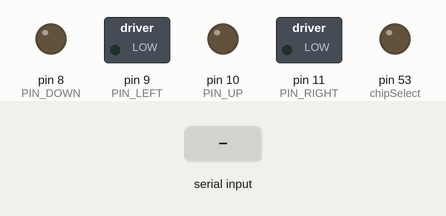
Recording of a sketch running on a simulated Arduino Mega 2560, built with avr-gcc and run on an emulated ATmega2560. Shown: switched loads named in the sketch (green lamp = pin HIGH), output pins drawn as LEDs (lit = HIGH). Dashed ring = blinking. The test bench sets the inputs (shaded band). Storage starts empty.

Above: at 6.2 s.
6.3 s: "90,45,200\n" received over Serial
At 7.1 s:
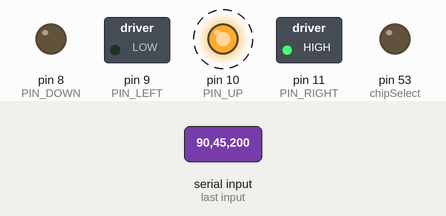
9.3 s: "90,45,200\n" received over the second serial link
At 11.2 s:
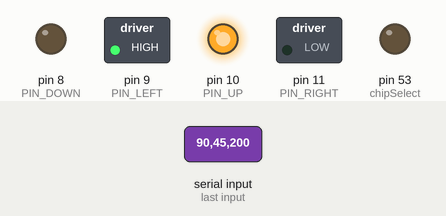
12.3 s: "200\n" received over Serial
At 13.1 s:
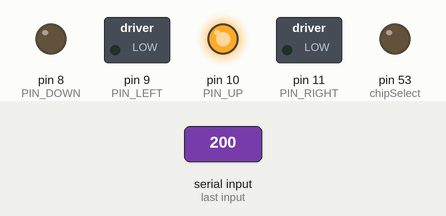
14.9 s: "30,150,10\n" received over Serial
At 16.3 s:
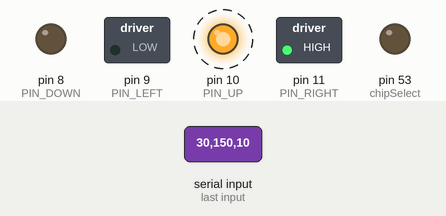
17.9 s: "90,45\n" received over Serial
Timing chart, 0 to 21.9 s (numbered marks = the images above; inputs shaded):
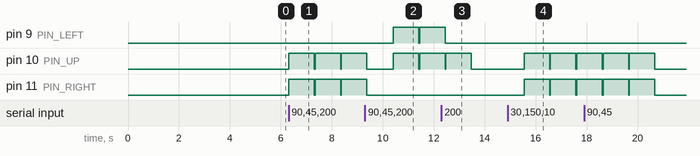

The sketch:

Arduino_Controller_Code.ino
```cpp
#include <SD.h>
#include <SPI.h>
#include <math.h>

// === Control Pins ===
const int PIN_DOWN   = 8;
const int PIN_LEFT   = 9;
const int PIN_UP     = 10;
const int PIN_RIGHT  = 11;

// === Monopulse Tuning Parameters ===
const float theta3dB    = 30.0;
const float thetaSquint = 13.0;
const float km = 2.0 * sqrt(2.0) * (thetaSquint/theta3dB) * log(2.0);

// === Motor Speeds (s/deg) ===
const float ELEV_SEC_PER_DEG = 67.0 / 180.0;
const float AZIM_SEC_PER_DEG = 67.0 / 450.0;

// === SD card ===
const int chipSelect = 53;
bool    sdOK        = false;

// === RSSI & target ===
float g0dBm, g1dBm, g2dBm, g3dBm;
float targetAz, targetEl;

void setup() {
  delay(5000);
  Serial.begin(115200);    // SX1280 #0
  Serial1.begin(115200);   // SX1280 #1
  Serial2.begin(115200);   // SX1280 #2
  Serial3.begin(115200);   // SX1280 #3

  pinMode(PIN_DOWN,  OUTPUT);
  pinMode(PIN_UP,    OUTPUT);
  pinMode(PIN_LEFT,  OUTPUT);
  pinMode(PIN_RIGHT, OUTPUT);
  stopAll();

  pinMode(chipSelect, OUTPUT);
  if (SD.begin(chipSelect)) {
    sdOK = true;
    if (SD.exists("data.txt")) SD.remove("data.txt");
    File f = SD.open("data.txt", FILE_WRITE);
    f.println("time_ms,g0dBm,g1dBm,g2dBm,g3dBm,targetAz,targetEl");
    f.close();
  }
}

void loop() {
  readRSSI();

  // --- flat‐field check: skip if all within 2 dBm ---
  float mx = max( max(g0dBm, g1dBm), max(g2dBm, g3dBm) );
  float mn = min( min(g0dBm, g1dBm), min(g2dBm, g3dBm) );
  if (mx - mn <= 2.0) {
    // all four are within ±2 dBm → ignore and reread
    targetAz = 0;
    targetEl = 0;
    stopAll();

  }
  else{
    computeTarget();
    moveToTarget();
  }


  logData();

  delay(20);  // ~50 Hz
}

void readRSSI() {
  if (Serial.available())   g0dBm = Serial.parseFloat();
  if (Serial1.available())  g1dBm = Serial1.parseFloat();
  if (Serial2.available())  g2dBm = Serial2.parseFloat();
  if (Serial3.available())  g3dBm = Serial3.parseFloat();
}

void computeTarget() {
  float g0 = pow(10.0, g0dBm/10.0) * 1e6;
  float g1 = pow(10.0, g1dBm/10.0) * 1e6;
  float g2 = pow(10.0, g2dBm/10.0) * 1e6;
  float g3 = pow(10.0, g3dBm/10.0) * 1e6;

  float sum    = g0 + g1 + g2 + g3;
  float diffAz = (g0 + g3) - (g1 + g2);
  float diffEl = (g0 + g1) - (g2 + g3);

  targetAz = (diffAz * theta3dB) / (sum * km);
  targetEl = (diffEl * theta3dB) / (sum * km);
}

void moveToTarget() {
  float dAz = targetAz;
  float dEl = targetEl;

  unsigned long tAz = min((unsigned long)(abs(dAz)*AZIM_SEC_PER_DEG*1000.0), 1000UL);
  unsigned long tEl = min((unsigned long)(abs(dEl)*ELEV_SEC_PER_DEG*1000.0), 1000UL);

  unsigned long t0 = millis();

  if (dAz > 0)      digitalWrite(PIN_RIGHT, HIGH);
  else if (dAz < 0) digitalWrite(PIN_LEFT,  HIGH);
  if (dEl > 0)      digitalWrite(PIN_UP,    HIGH);
  else if (dEl < 0) digitalWrite(PIN_DOWN,  HIGH);

  while (millis() - t0 < max(tAz, tEl)) {
    unsigned long dt = millis() - t0;
    if (dt >= tAz) {
      digitalWrite(PIN_RIGHT, LOW);
      digitalWrite(PIN_LEFT,  LOW);
    }
    if (dt >= tEl) {
      digitalWrite(PIN_UP,   LOW);
      digitalWrite(PIN_DOWN, LOW);
    }
  }

  stopAll();
}

void logData() {
  if (!sdOK) return;
  File f = SD.open("data.txt", FILE_WRITE);
  if (!f) return;
  f.print(millis());    f.print(',');
  f.print(g0dBm,2);     f.print(',');
  f.print(g1dBm,2);     f.print(',');
  f.print(g2dBm,2);     f.print(',');
  f.print(g3dBm,2);     f.print(',');
  f.print(targetAz,2);  f.print(',');
  f.println(targetEl,2);
  f.close();
}

void stopAll() {
  digitalWrite(PIN_DOWN,  LOW);
  digitalWrite(PIN_UP,    LOW);
  digitalWrite(PIN_LEFT,  LOW);
  digitalWrite(PIN_RIGHT, LOW);
}
```

Measured:
- after the input at 6.3 s, pin 10 (PIN_UP), pin 11 (PIN_RIGHT): alternates HIGH for 1.0 s and LOW for 0.03 s, starting at once
- after the input at 9.3 s, pin 9 (PIN_LEFT): LOW → HIGH after 1.1 s, → LOW 1.0 s later, → HIGH 0.03 s later
- after the input at 12.3 s, pin 9 (PIN_LEFT): goes on until 12.4 s, then stays LOW
- after the input at 14.9 s, pin 10 (PIN_UP), pin 11 (PIN_RIGHT): alternates HIGH for 1.0 s and LOW for 0.03 s, starting after 0.65 s
